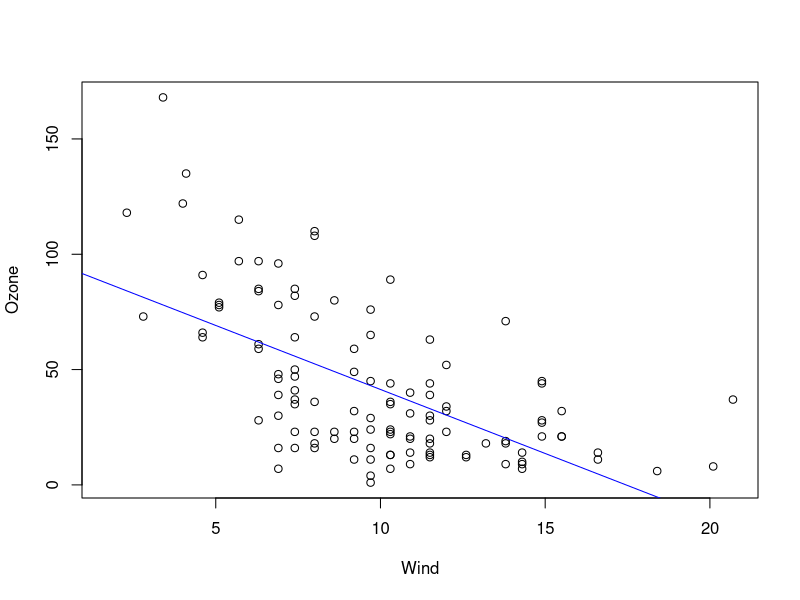
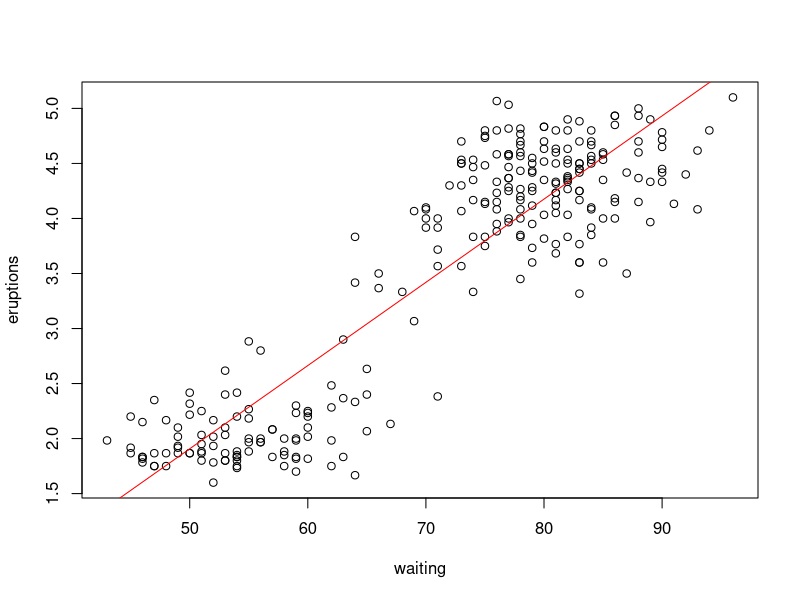

These charts were generated, in order, by the following R code:
# NRE538
# adirkes

data("airquality") # to be used later in exercises

#Exercise 1
data("faithful")
#head(faithful,15)
cor(faithful[,c("eruptions","waiting")],use="na.or.complete")

#Exercise 2
ozmod = lm(Ozone~Wind, data=airquality)
summary(ozmod)
plot(Ozone~Wind, data=airquality)
abline(ozmod,col="blue")

ofmod = lm(eruptions~waiting,data=faithful)
summary(ofmod)
plot(eruptions~waiting, data=faithful)
abline(ofmod,col="red")
# yes, eruption time is positively correlated with wait time

#Exercise 3
res = residuals(ozmod)
RSS = sum(res^2)
RSE = sqrt(RSS/summary(ozmod)$df[2])
RSE # 26.5
n = 153; # number of observations in data set
RMSE = RSS/n
#RMSE
MSE = RSS/summary(ozmod)$df[2]
MSE # 700.5
#anova(ozmod) # matches, 701

